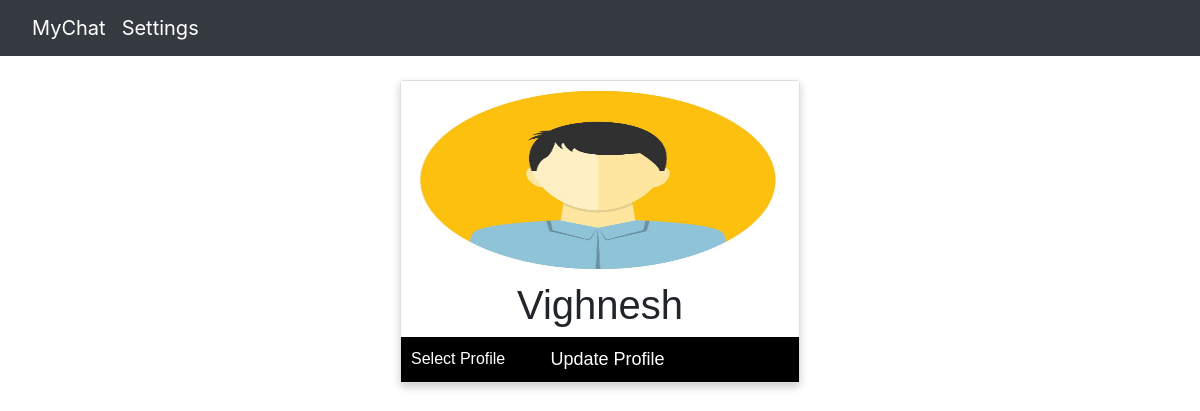
The app's page /upload.php (signed in) with its own data.
### tables this page shows
CREATE TABLE `users` (
  `user_id` int(11) NOT NULL,
  `user_name` varchar(100) NOT NULL,
  `user_pass` varchar(100) NOT NULL,
  `user_email` varchar(100) NOT NULL,
  `user_profile` varchar(255) NOT NULL,
  `user_country` text NOT NULL,
  `user_gender` text NOT NULL,
  `forgotten_answer` varchar(100) NOT NULL,
  `log_in` varchar(7) NOT NULL
);

### upload.php (the view, shortened to what this page needs)
<!DOCTYPE html>
<html lang="en">
<?php
    include("include/connection.php");
    include("include/header.php");
    if(!isset($_SESSION['user_email'])){
        header("location: signin.php");
    }
    else{
?>
<html lang="en">
<head>
    <link rel="stylesheet" href="http://maxcdn.bootstrapcdn.com/bootstrap/4.1.3/css/bootstrap.min.css">
</head>
<body>
    <?php
        $user = $_SESSION['user_email'];
        $get_user = "select * from users where user_email= '$user'";
        $run_user = mysqli_query($con, $get_user);
        $row = mysqli_fetch_array($run_user);
        $user_name = $row['user_name'];
        $user_profile = $row['user_profile'];
        echo"
        <div class='card'>
            <img src='$user_profile'>
            <h1>$user_name</h1>
            <form ethod='post' enctype='multipart/form-data'>
                <label id='update_profile'><i class= 'fa fa-circle-o' aria-hidden='true'></i>
                    Select Profile
                <input type='file' name='u_image' size='60'>
                </label>
                <button id='button_profile' name='update'>&nbsp&nbsp&nbsp<i class='fa fa-heart' aria-hidden='true'></i>Update Profile</button>
            </form>
        </div><br><br>
        ";
    ?>
</body>
</html>
<?php
    }
?>

### upload.php (style rules this page uses)
.card { box-shadow: 0 4px 8px 0 rgba(0, 0, 0, 0.2); max-width: 400px; margin: auto; text-align: center; font-family: arial; }
.card img { height: 200px; }
button { border: none; outline: 0; display: inline-block; padding: 9px; color: white; background-color: #000000; text-align: center; cursor: pointer; width: 100%; font-size: 18px; }
#update_profile { position: absolute; cursor: pointer; padding: 10px; border-radius: 4px; color: white; background-color: #000; }
label { padding: 7px; display: table; color: #fff; }

### records on screen
users: user_profile (picture), user_name "Vighnesh"
